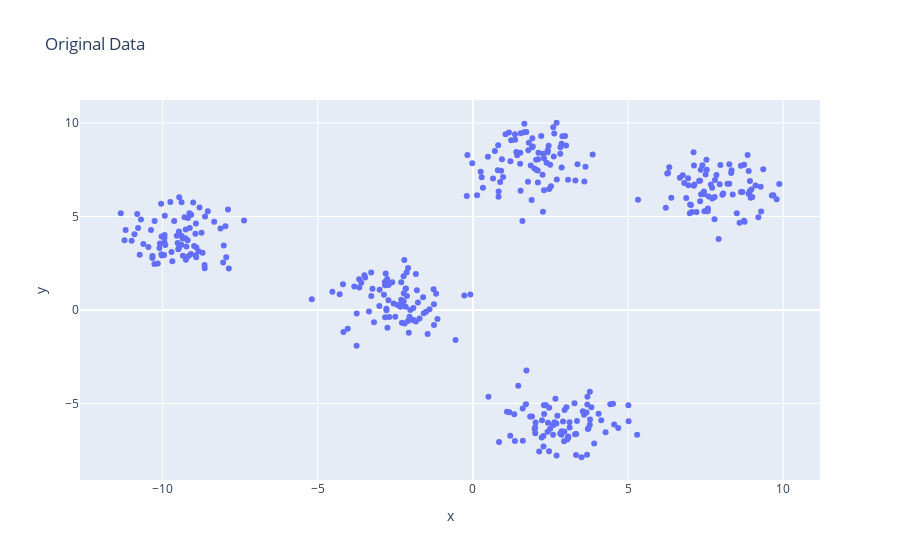

Here is the notebook cell this chart was saved with:
### Markdown cell above
### Setup and Data Generation

### Code cell
import numpy as np
import plotly.express as px
from sklearn.datasets import make_blobs
from sklearn.cluster import KMeans
from sklearn.metrics import silhouette_score, davies_bouldin_score, calinski_harabasz_score
import matplotlib.pyplot as plt

def generate_data(n_samples=400, centers=5, random_state=20):
    """Generate synthetic data using make_blobs."""
    X, _ = make_blobs(n_samples=n_samples, centers=centers, random_state=random_state)
    return X

def plot_data(X, labels=None, title="Data Visualization"):
    """Plot data using Plotly."""
    if labels is None:
        fig = px.scatter(x=X[:, 0], y=X[:, 1], title=title)
    else:
        fig = px.scatter(x=X[:, 0], y=X[:, 1], color=labels.astype(str), title=title)
    fig.show()

X = generate_data()
plot_data(X, title="Original Data")

### Figure 1 — Plotly figure (JSON) as saved in the notebook; plotly's stock layout.template omitted (floating-point values rounded to 4 significant figures; data arrays with more than 128 entries replaced by an {"elided": "..."} marker saying what was removed)
{"data": [{"hovertemplate": "x=%{x}<br>y=%{y}<extra></extra>", "legendgroup": "", "marker": {"color": "#636efa", "symbol": "circle"}, "mode": "markers", "name": "", "orientation": "v", "showlegend": false, "type": "scatter", "x": {"elided": "400 float values"}, "xaxis": "x", "y": {"elided": "400 float values"}, "yaxis": "y"}], "layout": {"legend": {"tracegroupgap": 0}, "title": {"text": "Original Data"}, "xaxis": {"anchor": "y", "domain": [0, 1], "title": {"text": "x"}}, "yaxis": {"anchor": "x", "domain": [0, 1], "title": {"text": "y"}}}}
